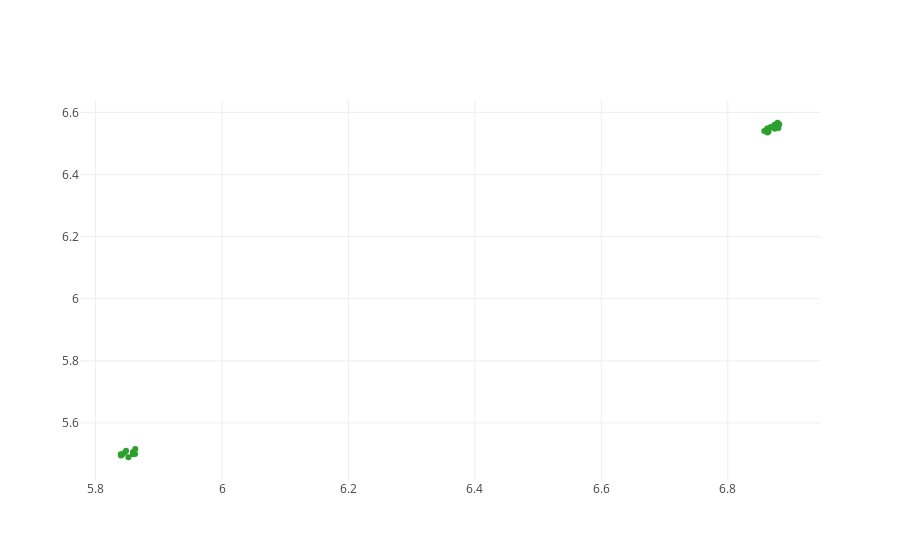

The cell this chart's notebook holds for it:
### Code cell
trace = []
for v in ['6', '12', '18', '24']:
    trace.append(go.Scatter(
        x = b[b['lag']==v]['test'],
        y = b[b['lag']==v]['val'],
        text='F-'+b[b['lag']==v]['full'].astype(str) + 'D-' + b[b['lag']==v]['drop'].astype(str) + '-L' + b[b['lag']==v]['lag'].astype(str)+ '-A' + b[b['lag']==v]['filters'].astype(str), 
        mode = 'markers', name=v
    ))
py.iplot(trace, filename='basic-scatter')

### Figure 1 — Plotly figure (JSON) as saved in the notebook; plotly's stock layout.template omitted (floating-point values rounded to 4 significant figures)
{"data": [{"mode": "markers", "name": "6", "text": [], "type": "scatter", "uid": "5313905e-ca60-4222-958d-d26756c238f9", "x": [], "y": []}, {"mode": "markers", "name": "12", "text": [], "type": "scatter", "uid": "791af97d-6f34-45b8-83c8-73fe28bed84a", "x": [], "y": []}, {"mode": "markers", "name": "18", "text": ["F-[32]D-0.2-L18-A[128]", "F-[64]D-0.2-L18-A[128]", "F-[32]D-0.2-L18-A[128]", "F-[64]D-0.2-L18-A[128]", "F-[32]D-0.2-L18-A[128]", "F-[64]D-0.2-L18-A[128]", "F-[32]D-0.2-L18-A[128]", "F-[64]D-0.2-L18-A[128]", "F-[32]D-0.2-L18-A[128]", "F-[64]D-0.2-L18-A[128]", "F-[32]D-0.2-L18-A[128]", "F-[64]D-0.2-L18-A[128]", "F-[32]D-0.2-L18-A[256]", "F-[64]D-0.2-L18-A[256]", "F-[32]D-0.2-L18-A[256]", "F-[64]D-0.2-L18-A[256]", "F-[32]D-0.2-L18-A[256]", "F-[64]D-0.2-L18-A[256]", "F-[32]D-0.2-L18-A[256]", "F-[64]D-0.2-L18-A[256]", "F-[32]D-0.2-L18-A[256]", "F-[64]D-0.2-L18-A[256]", "F-[32]D-0.2-L18-A[256]", "F-[64]D-0.2-L18-A[256]"], "type": "scatter", "uid": "ae6d6e4c-082a-4ef3-8161-ccd21263adc5", "x": [6.879, 6.874, 6.87, 6.866, 6.862, 6.858, 5.848, 5.841, 5.846, 5.84, 5.84, 5.842, 6.881, 6.88, 6.874, 6.868, 6.864, 6.863, 5.863, 5.859, 5.86, 5.862, 5.859, 5.852], "y": [6.567, 6.56, 6.552, 6.551, 6.548, 6.54, 5.51, 5.498, 5.504, 5.499, 5.495, 5.497, 6.562, 6.55, 6.547, 6.553, 6.538, 6.535, 5.516, 5.505, 5.506, 5.5, 5.499, 5.489]}, {"mode": "markers", "name": "24", "text": [], "type": "scatter", "uid": "c24f2d47-3cd6-4bf2-93bd-13d12e54c0ee", "x": [], "y": []}], "layout": {}}
